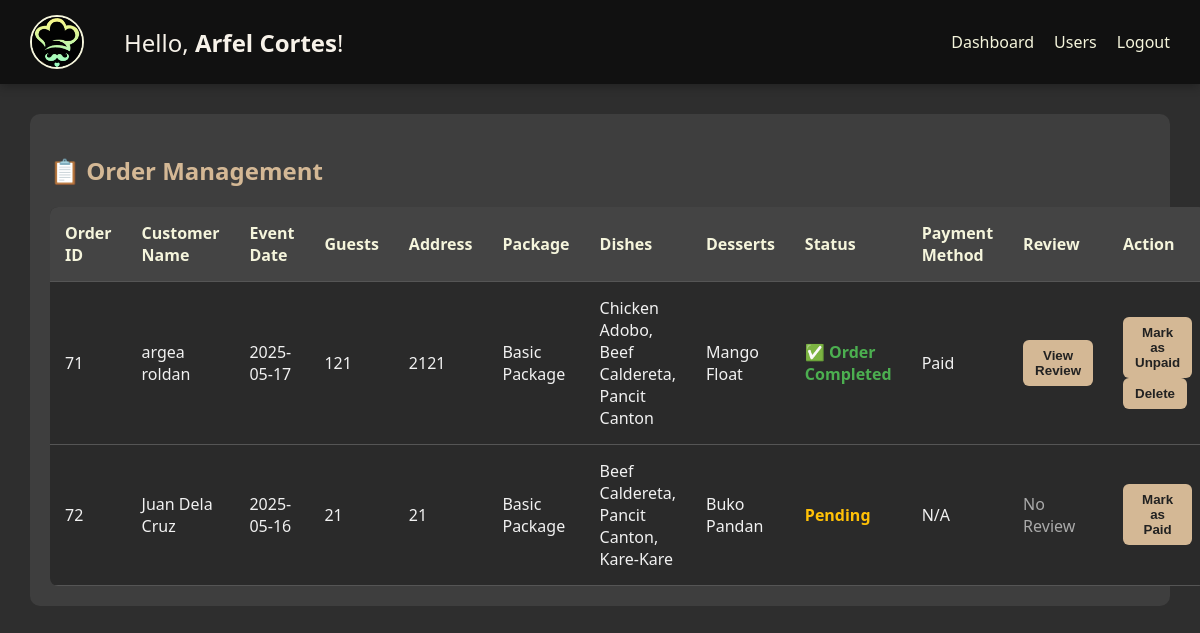
The app's page /admin_home.php (signed in) with its own data.
### tables this page shows
CREATE TABLE `registertb` (
  `userid` int(10) UNSIGNED NOT NULL,
  `name` varchar(255) DEFAULT NULL,
  `username` varchar(255) DEFAULT NULL,
  `contact` varchar(20) DEFAULT NULL,
  `password` varchar(255) DEFAULT NULL,
  `checkpass` varchar(255) DEFAULT NULL,
  `role` varchar(20) DEFAULT 'user'
);

CREATE TABLE `catering_orders` (
  `id` int(11) NOT NULL,
  `package_name` varchar(100) DEFAULT NULL,
  `name` varchar(100) NOT NULL,
  `events_date` date NOT NULL,
  `guests` int(11) NOT NULL,
  `address` text NOT NULL,
  `dishes` text DEFAULT NULL,
  `desserts` text DEFAULT NULL,
  `latitude` decimal(10,8) DEFAULT NULL,
  `longitude` decimal(11,8) DEFAULT NULL,
  `special_requests` text DEFAULT NULL,
  `created_at` timestamp NOT NULL DEFAULT current_timestamp(),
  `payment_method` varchar(50) DEFAULT NULL,
  `user_id` int(11) NOT NULL,
  `status` varchar(20) DEFAULT 'pending',
  `total_price` decimal(10,2) DEFAULT NULL,
  `review` text DEFAULT NULL
);

### admin_home.php (the view, shortened to what this page needs)
<?php
include('connection.php');
$user_id = $_SESSION['user_id'];
$user_name = "";
$query = "SELECT name, role FROM registertb WHERE userid = ?";
$stmt = $conn->prepare($query);
$stmt->bind_param("i", $user_id);
$stmt->execute();
$stmt->bind_result($name, $roles);
if ($stmt->fetch()) {
    $user_name = $name;
}
?>
<!DOCTYPE html>
<html lang="en">
<head>
</head>
<body>
<nav class="navbar">
    <div class="navbar-left">
        <img src="logo.jfif" alt="Logo" class="logo-img">
        <?php if (!empty($user_name)) {
            echo "<span class='greeting'>Hello, <strong>$user_name</strong>!</span>";
        } ?>
    </div>
    <ul>
        <li><a href="admin_dashboard.php">Dashboard</a></li>
        <li><a href="admin_users.php">Users</a></li>
        <li><a href="logout.php">Logout</a></li>
    </ul>
</nav>
<div class="container">
    <h2>📋 Order Management</h2>
<?php
$order_query = "SELECT * FROM catering_orders ORDER BY events_date DESC";
$result = $conn->query($order_query);
?>
    <table>
        <tr>
            <th>Order ID</th>
            <th>Customer Name</th>
            <th>Event Date</th>
            <th>Guests</th>
            <th>Address</th>
            <th>Package</th>
            <th>Dishes</th>
            <th>Desserts</th>
            <th>Status</th>
            <th>Payment Method</th>
            <th>Review</th>
            <th>Action</th>
        </tr>
        <?php while ($row = $result->fetch_assoc()): ?>
            <tr>
                <td><?= htmlspecialchars($row['id']) ?></td>
                <td><?= htmlspecialchars($row['name']) ?></td>
                <td><?= htmlspecialchars($row['events_date']) ?></td>
                <td><?= htmlspecialchars($row['guests']) ?></td>
                <td><?= htmlspecialchars($row['address']) ?></td>
                <td><?= htmlspecialchars($row['package_name']) ?></td>
                <td><?= htmlspecialchars($row['dishes']) ?></td>
                <td><?= htmlspecialchars($row['desserts']) ?></td>
                <td>
                    <?php if ($row['status'] === 'done'): ?>
                        <span class="status-paid">✅ Order Completed</span>
                    <?php elseif (!empty($row['payment_method'])): ?>
                        <span class="status-pending">⏳ Awaiting Confirmation</span>
                    <?php else: ?>
                        <span class="status-pending">Pending</span>
                    <?php endif; ?>
                </td>
                <td><?= htmlspecialchars($row['payment_method']) ?: 'N/A' ?></td>
                <td>
                    <?php if (!empty($row['review'])): ?>
                        <button onclick="openReviewModal(<?= $row['id'] ?>, '<?= addslashes($row['review']) ?>')">View Review</button>
                    <?php else: ?>
                        <span style="color: #aaa;">No Review</span>
                    <?php endif; ?>
                </td>
                <td>
                    <?php if (empty($row['payment_method'])): ?>
                        <form method="POST" action="admin_payment.php" style="display:inline-block;">
                            <button type="submit" name="mark_paid">Mark as Paid</button>
                        </form>
                    <?php else: ?>
                        <form method="POST" action="admin_payment.php" style="display:inline-block;">
                            <button type="submit" name="mark_unpaid">Mark as Unpaid</button>
                        </form>
                        <?php if ($row['status'] !== 'done'): ?>
                            <form method="POST" action="admin_payment.php" style="display:inline-block;">
                                <input type="hidden" name="order_id" value="<?= $row['id'] ?>">
                                <button type="submit" name="mark_done">Mark as Done</button>
                            </form>
                        <?php else: ?>
                            <form method="POST" action="admin_payment.php" style="display:inline-block;" onsubmit="return confirm('Are you sure you want to delete this completed order?');">
                                <button type="submit" name="delete_order">Delete</button>
                            </form>
                        <?php endif; ?>
                    <?php endif; ?>
                </td>
            </tr>
        <?php endwhile; ?>
    </table>
</div>
</body>
</html>

### admin_home.php (style rules this page uses)
body { margin: 0; font-family: 'Segoe UI', sans-serif; background-color: #2e2e2e; color: #f1f1f1; }
.navbar { background-color: #111; display: flex; align-items: center; justify-content: space-between; padding: 15px 30px; box-shadow: 0 2px 10px rgba(0,0,0,0.3); position: sticky; top: 0; z-index: 1000; }
.navbar-left { display: flex; align-items: center; }
.greeting { font-size: 1.5rem; color: #f7f2e9; margin-left: 25px; }
.logo-img { width: 50px; height: 50px; border-radius: 50%; object-fit: cover; margin-right: 15px; border: 2px solid beige; }
.navbar ul { list-style: none; display: flex; gap: 20px; margin: 0; padding: 0; }
.navbar ul li a { color: beige; text-decoration: none; font-weight: 500; }
.container { max-width: 1100px; margin: 30px auto; padding: 20px; background-color: #3e3e3e; border-radius: 10px; }
h2 { color: #d4b895; margin-bottom: 20px; }
table { width: 100%; border-collapse: collapse; background-color: #2a2a2a; border-radius: 8px; overflow: hidden; }
th, td { padding: 15px; text-align: left; border-bottom: 1px solid #555; }
th { background-color: #444; color: beige; }
.status-paid { color: #4caf50; font-weight: bold; }
.status-pending { color: #ffc107; font-weight: bold; }
form { margin: 0; }
button { background-color: #d4b895; color: #222; border: none; padding: 8px 12px; font-weight: bold; border-radius: 6px; cursor: pointer; }

### records on screen
registertb: name "Arfel Cortes"
catering_orders: id "71", name "argea roldan", events_date "2025-05-17", guests "121", address "2121", package_name "Basic Package", dishes "Chicken Adobo, Beef Caldereta, Pancit Canton", desserts "Mango Float", status "✅ Order Completed", payment_method "Paid"
catering_orders: id "72", name "Juan Dela Cruz", events_date "2025-05-16", guests "21", address "21", package_name "Basic Package", dishes "Beef Caldereta, Pancit Canton, Kare-Kare", desserts "Buko Pandan", status "Pending", payment_method "N/A", shows "No Review"
